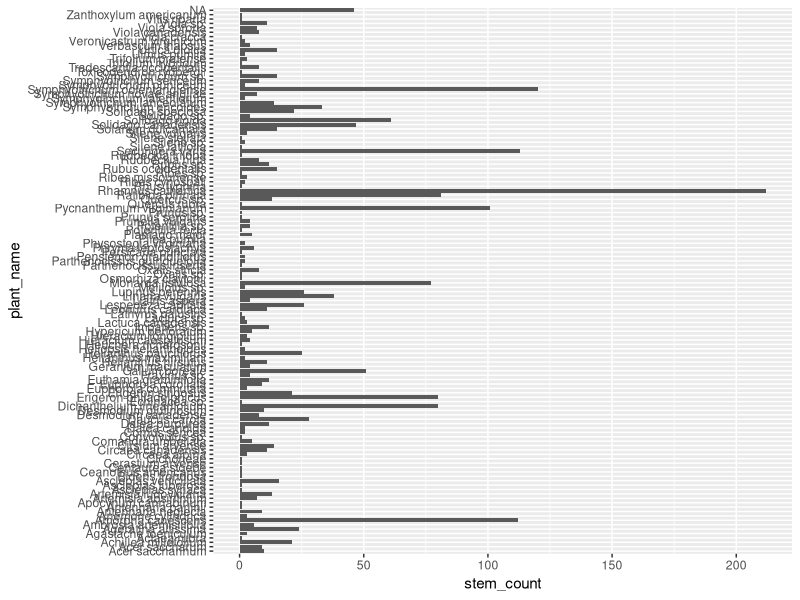

R code for this plot:
# Nest Quest Plant Preliminary Data # SD 24/4/2025

#load packages
library(tidyverse)
library(lubridate)

#load data
plants <- read.csv("NQ_plants_data.csv")

#classifying variables
plants$site <- as.factor(plants$site)
plants$nest_ID <- as.factor(plants$nest_ID)
plants$plant_name <- as.factor(plants$plant_name)
plants$date <- as.Date(plants$date, format = "%m_%d_%Y") #convert to date
#plants = separate(data = plants, col = "date", into = c("day","month","year"),  sep = "_", remove = FALSE)
plants$stem_count <- as.integer(plants$stem_count) #error where "no count" is converted to NA
plants$stem_count <- plants$stem_count %>% replace(is.na(.), 0) #turning those NA's into 0's


#removing unessecary columns for simplicity
plants <- plants %>% select(-c('field_name', 'needs_id', 'Identifer'))


plants$plant_name[plants$plant_name==""] <- NA #convert blank values for to NA. These are plants with unknown identity. 


summary(plants) #check


ggplot(plants, aes(y = plant_name, x = stem_count)) +
  geom_bar(stat = "identity", position = "dodge") # just looking at all plants frequency


# Looking at plant communities by nest
 nest_plants_summary <- plants %>% group_by(nest_ID) %>% summarize(total_species = n_distinct(plant_name),
                                            total_stems = sum(stem_count)) 
  
